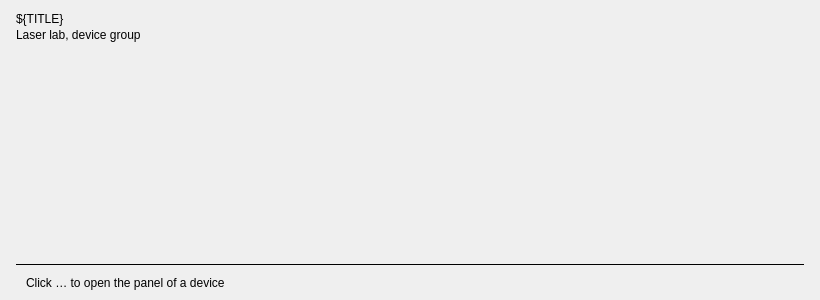
<?xml version="1.0" encoding="UTF-8"?>
<!--
  A group of devices of one class, one row each, e.g. all pressure gauges.
  Macros:
    TITLE    heading, e.g. "Pressure gauges"
    ROW      row template, e.g. "panels/pressuregauge/row.ui" (macros DEVICE and LABEL)
    DEVICES  device list, e.g. "lists/pressure_gauges.json": [{"DEVICE": ..., "LABEL": ...}, ...]
  Open with a PyDMRelatedDisplayButton: filename "group.ui", macros {"TITLE": ..., "ROW": ..., "DEVICES": ...}
-->
<ui version="4.0">
 <class>DeviceGroup</class>
 <widget class="QWidget" name="DeviceGroup">
  <property name="geometry">
   <rect>
    <x>0</x>
    <y>0</y>
    <width>820</width>
    <height>300</height>
   </rect>
  </property>
  <property name="windowTitle">
   <string>${TITLE}</string>
  </property>
  <layout class="QVBoxLayout" name="main_layout">
   <property name="spacing">
    <number>10</number>
   </property>
   <property name="leftMargin">
    <number>16</number>
   </property>
   <property name="topMargin">
    <number>12</number>
   </property>
   <property name="rightMargin">
    <number>16</number>
   </property>
   <property name="bottomMargin">
    <number>10</number>
   </property>
   <item>
    <layout class="QHBoxLayout" name="header_layout">
     <property name="spacing">
      <number>12</number>
     </property>
     <property name="leftMargin">
      <number>0</number>
     </property>
     <property name="topMargin">
      <number>0</number>
     </property>
     <property name="rightMargin">
      <number>0</number>
     </property>
     <property name="bottomMargin">
      <number>0</number>
     </property>
     <item>
      <layout class="QVBoxLayout" name="titles_layout">
       <property name="spacing">
        <number>2</number>
       </property>
       <property name="leftMargin">
        <number>0</number>
       </property>
       <property name="topMargin">
        <number>0</number>
       </property>
       <property name="rightMargin">
        <number>0</number>
       </property>
       <property name="bottomMargin">
        <number>0</number>
       </property>
       <item>
        <widget class="QLabel" name="title">
         <property name="text">
          <string>${TITLE}</string>
         </property>
         <property name="mbiRole" stdset="0">
          <string>title</string>
         </property>
        </widget>
       </item>
       <item>
        <widget class="QLabel" name="subtitle">
         <property name="text">
          <string>Laser lab, device group</string>
         </property>
         <property name="textInteractionFlags">
          <set>Qt::TextSelectableByMouse</set>
         </property>
         <property name="mbiRole" stdset="0">
          <string>subheading</string>
         </property>
        </widget>
       </item>
      </layout>
     </item>
     <item>
      <spacer name="spacer">
       <property name="orientation">
        <enum>Qt::Horizontal</enum>
       </property>
       <property name="sizeHint" stdset="0">
        <size>
         <width>0</width>
         <height>0</height>
        </size>
       </property>
      </spacer>
     </item>
    </layout>
   </item>
   <item>
    <widget class="QFrame" name="devices_frame">
     <property name="mbiRole" stdset="0">
      <string>panel</string>
     </property>
     <layout class="QVBoxLayout" name="devices_layout">
      <property name="leftMargin">
       <number>4</number>
      </property>
      <property name="topMargin">
       <number>4</number>
      </property>
      <property name="rightMargin">
       <number>4</number>
      </property>
      <property name="bottomMargin">
       <number>4</number>
      </property>
      <item>
       <widget class="PyDMTemplateRepeater" name="devices">
        <property name="toolTip">
         <string>${DEVICES}</string>
        </property>
        <property name="layoutType" stdset="0">
         <enum>PyDMTemplateRepeater::Vertical</enum>
        </property>
        <property name="templateFilename" stdset="0">
         <string>${ROW}</string>
        </property>
        <property name="dataSource" stdset="0">
         <string>${DEVICES}</string>
        </property>
        <property name="countShownInDesigner" stdset="0">
         <number>3</number>
        </property>
       </widget>
      </item>
     </layout>
    </widget>
   </item>
   <item>
    <spacer name="spacer_2">
     <property name="orientation">
      <enum>Qt::Vertical</enum>
     </property>
     <property name="sizeHint" stdset="0">
      <size>
       <width>0</width>
       <height>0</height>
      </size>
     </property>
    </spacer>
   </item>
   <item>
    <widget class="QFrame" name="separator">
     <property name="frameShape">
      <enum>QFrame::HLine</enum>
     </property>
     <property name="mbiRole" stdset="0">
      <string>separator</string>
     </property>
    </widget>
   </item>
   <item>
    <layout class="QHBoxLayout" name="footer_layout">
     <property name="spacing">
      <number>10</number>
     </property>
     <property name="leftMargin">
      <number>0</number>
     </property>
     <property name="topMargin">
      <number>0</number>
     </property>
     <property name="rightMargin">
      <number>0</number>
     </property>
     <property name="bottomMargin">
      <number>0</number>
     </property>
     <item>
      <widget class="MbiHeartbeat" name="heartbeat" />
     </item>
     <item>
      <widget class="QLabel" name="footer_caption">
       <property name="text">
        <string>Click … to open the panel of a device</string>
       </property>
       <property name="mbiRole" stdset="0">
        <string>caption</string>
       </property>
      </widget>
     </item>
     <item>
      <spacer name="spacer_3">
       <property name="orientation">
        <enum>Qt::Horizontal</enum>
       </property>
       <property name="sizeHint" stdset="0">
        <size>
         <width>0</width>
         <height>0</height>
        </size>
       </property>
      </spacer>
     </item>
    </layout>
   </item>
  </layout>
 </widget>
 <customwidgets>
  <customwidget>
   <class>MbiHeartbeat</class>
   <extends>QWidget</extends>
   <header>pydm_mbi.widgets.heartbeat</header>
  </customwidget>
  <customwidget>
   <class>PyDMTemplateRepeater</class>
   <extends>QFrame</extends>
   <header>pydm.widgets.template_repeater</header>
  </customwidget>
 </customwidgets>
 <resources />
 <connections />
</ui>
